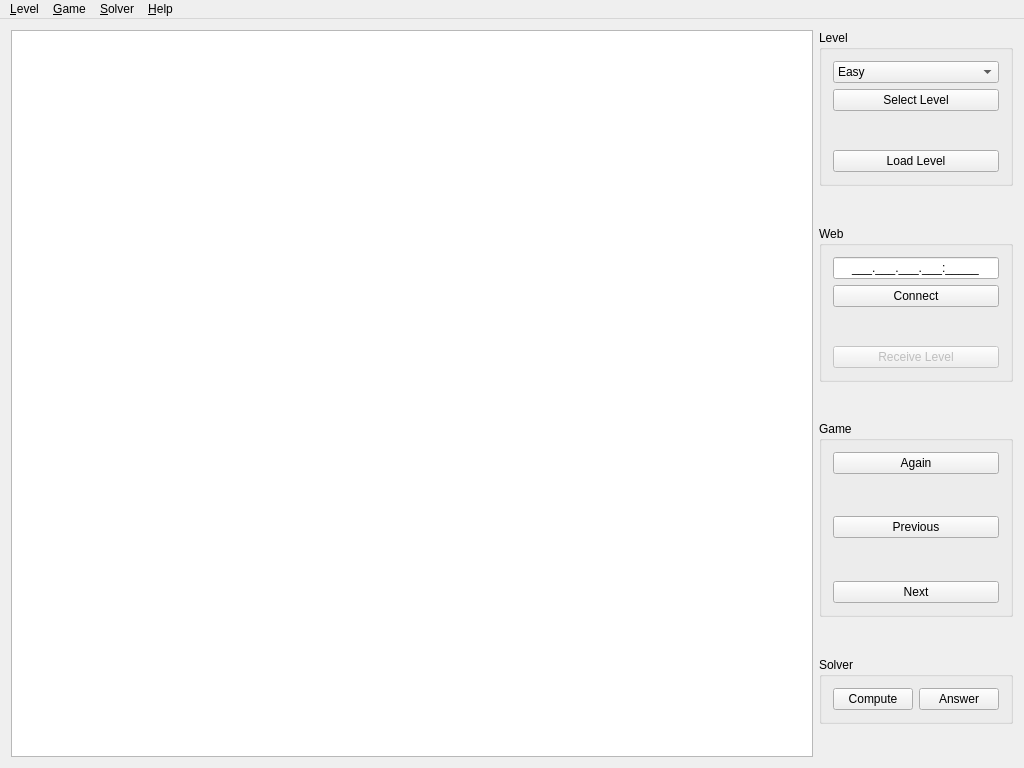
<?xml version="1.0" encoding="UTF-8"?>
<ui version="4.0">
 <class>MainWindow</class>
 <widget class="QMainWindow" name="MainWindow">
  <property name="geometry">
   <rect>
    <x>0</x>
    <y>0</y>
    <width>1024</width>
    <height>768</height>
   </rect>
  </property>
  <property name="windowTitle">
   <string>Flow Free Client</string>
  </property>
  <property name="windowIcon">
   <iconset resource="res.qrc">
    <normaloff>:/res/flowfree.png</normaloff>:/res/flowfree.png</iconset>
  </property>
  <widget class="QWidget" name="centralWidget">
   <layout class="QHBoxLayout" name="horizontalLayout_2">
    <item>
     <widget class="GameView" name="gameView"/>
    </item>
    <item>
     <layout class="QVBoxLayout" name="verticalLayout_3">
      <item>
       <widget class="QGroupBox" name="levelBox">
        <property name="title">
         <string>Level</string>
        </property>
        <layout class="QVBoxLayout" name="verticalLayout">
         <item>
          <widget class="QComboBox" name="selectBox">
           <item>
            <property name="text">
             <string>Easy</string>
            </property>
           </item>
           <item>
            <property name="text">
             <string>Medium</string>
            </property>
           </item>
           <item>
            <property name="text">
             <string>Hard</string>
            </property>
           </item>
          </widget>
         </item>
         <item>
          <widget class="QPushButton" name="selectButton">
           <property name="text">
            <string>Select Level</string>
           </property>
          </widget>
         </item>
         <item>
          <spacer name="verticalSpacer_3">
           <property name="orientation">
            <enum>Qt::Vertical</enum>
           </property>
           <property name="sizeType">
            <enum>QSizePolicy::Preferred</enum>
           </property>
           <property name="sizeHint" stdset="0">
            <size>
             <width>20</width>
             <height>40</height>
            </size>
           </property>
          </spacer>
         </item>
         <item>
          <widget class="QPushButton" name="loadButton">
           <property name="text">
            <string>Load Level</string>
           </property>
          </widget>
         </item>
        </layout>
       </widget>
      </item>
      <item>
       <spacer name="verticalSpacer_2">
        <property name="orientation">
         <enum>Qt::Vertical</enum>
        </property>
        <property name="sizeType">
         <enum>QSizePolicy::Expanding</enum>
        </property>
        <property name="sizeHint" stdset="0">
         <size>
          <width>20</width>
          <height>40</height>
         </size>
        </property>
       </spacer>
      </item>
      <item>
       <widget class="QGroupBox" name="webBox">
        <property name="title">
         <string>Web</string>
        </property>
        <layout class="QVBoxLayout" name="verticalLayout_5">
         <item>
          <widget class="QLineEdit" name="ipEdit">
           <property name="sizePolicy">
            <sizepolicy hsizetype="Preferred" vsizetype="Fixed">
             <horstretch>0</horstretch>
             <verstretch>0</verstretch>
            </sizepolicy>
           </property>
           <property name="maximumSize">
            <size>
             <width>180</width>
             <height>16777215</height>
            </size>
           </property>
           <property name="inputMask">
            <string>000.000.000.000:00000;_</string>
           </property>
           <property name="alignment">
            <set>Qt::AlignCenter</set>
           </property>
          </widget>
         </item>
         <item>
          <widget class="QPushButton" name="connectButton">
           <property name="text">
            <string>Connect</string>
           </property>
          </widget>
         </item>
         <item>
          <spacer name="verticalSpacer_9">
           <property name="orientation">
            <enum>Qt::Vertical</enum>
           </property>
           <property name="sizeType">
            <enum>QSizePolicy::Preferred</enum>
           </property>
           <property name="sizeHint" stdset="0">
            <size>
             <width>20</width>
             <height>40</height>
            </size>
           </property>
          </spacer>
         </item>
         <item>
          <widget class="QPushButton" name="receiveButton">
           <property name="enabled">
            <bool>false</bool>
           </property>
           <property name="text">
            <string>Receive Level</string>
           </property>
          </widget>
         </item>
        </layout>
       </widget>
      </item>
      <item>
       <spacer name="verticalSpacer_10">
        <property name="orientation">
         <enum>Qt::Vertical</enum>
        </property>
        <property name="sizeType">
         <enum>QSizePolicy::Expanding</enum>
        </property>
        <property name="sizeHint" stdset="0">
         <size>
          <width>20</width>
          <height>40</height>
         </size>
        </property>
       </spacer>
      </item>
      <item>
       <widget class="QGroupBox" name="gameBox">
        <property name="title">
         <string>Game</string>
        </property>
        <layout class="QVBoxLayout" name="verticalLayout_2">
         <item>
          <widget class="QPushButton" name="againButton">
           <property name="text">
            <string>Again</string>
           </property>
          </widget>
         </item>
         <item>
          <spacer name="verticalSpacer_4">
           <property name="orientation">
            <enum>Qt::Vertical</enum>
           </property>
           <property name="sizeType">
            <enum>QSizePolicy::Preferred</enum>
           </property>
           <property name="sizeHint" stdset="0">
            <size>
             <width>20</width>
             <height>40</height>
            </size>
           </property>
          </spacer>
         </item>
         <item>
          <widget class="QPushButton" name="previousButton">
           <property name="text">
            <string>Previous</string>
           </property>
          </widget>
         </item>
         <item>
          <spacer name="verticalSpacer_5">
           <property name="orientation">
            <enum>Qt::Vertical</enum>
           </property>
           <property name="sizeType">
            <enum>QSizePolicy::Preferred</enum>
           </property>
           <property name="sizeHint" stdset="0">
            <size>
             <width>20</width>
             <height>40</height>
            </size>
           </property>
          </spacer>
         </item>
         <item>
          <widget class="QPushButton" name="nextButton">
           <property name="text">
            <string>Next</string>
           </property>
          </widget>
         </item>
        </layout>
       </widget>
      </item>
      <item>
       <spacer name="verticalSpacer">
        <property name="orientation">
         <enum>Qt::Vertical</enum>
        </property>
        <property name="sizeType">
         <enum>QSizePolicy::Expanding</enum>
        </property>
        <property name="sizeHint" stdset="0">
         <size>
          <width>20</width>
          <height>40</height>
         </size>
        </property>
       </spacer>
      </item>
      <item>
       <widget class="QGroupBox" name="solverBox">
        <property name="title">
         <string>Solver</string>
        </property>
        <layout class="QHBoxLayout" name="horizontalLayout">
         <item>
          <widget class="QPushButton" name="computeButton">
           <property name="text">
            <string>Compute</string>
           </property>
          </widget>
         </item>
         <item>
          <widget class="QPushButton" name="answerButton">
           <property name="text">
            <string>Answer</string>
           </property>
          </widget>
         </item>
        </layout>
       </widget>
      </item>
      <item>
       <spacer name="verticalSpacer_6">
        <property name="orientation">
         <enum>Qt::Vertical</enum>
        </property>
        <property name="sizeType">
         <enum>QSizePolicy::Preferred</enum>
        </property>
        <property name="sizeHint" stdset="0">
         <size>
          <width>20</width>
          <height>40</height>
         </size>
        </property>
       </spacer>
      </item>
     </layout>
    </item>
   </layout>
  </widget>
  <widget class="QMenuBar" name="menuBar">
   <property name="geometry">
    <rect>
     <x>0</x>
     <y>0</y>
     <width>1024</width>
     <height>23</height>
    </rect>
   </property>
   <widget class="QMenu" name="menuFile">
    <property name="title">
     <string>&amp;Level</string>
    </property>
    <widget class="QMenu" name="menuSelect">
     <property name="title">
      <string>&amp;Select</string>
     </property>
     <addaction name="actionEasy"/>
     <addaction name="actionMedium"/>
     <addaction name="actionHard"/>
    </widget>
    <addaction name="menuSelect"/>
    <addaction name="actionLoad"/>
   </widget>
   <widget class="QMenu" name="menuGame">
    <property name="title">
     <string>&amp;Game</string>
    </property>
    <addaction name="actionAgain"/>
    <addaction name="actionPrevious"/>
    <addaction name="actionNext"/>
   </widget>
   <widget class="QMenu" name="menuSolver">
    <property name="title">
     <string>&amp;Solver</string>
    </property>
    <addaction name="actionCompute"/>
    <addaction name="actionAnswer"/>
   </widget>
   <widget class="QMenu" name="menuHelp">
    <property name="title">
     <string>&amp;Help</string>
    </property>
    <addaction name="actionAbout"/>
   </widget>
   <addaction name="menuFile"/>
   <addaction name="menuGame"/>
   <addaction name="menuSolver"/>
   <addaction name="menuHelp"/>
  </widget>
  <action name="actionEasy">
   <property name="text">
    <string>&amp;Easy</string>
   </property>
   <property name="shortcut">
    <string>Ctrl+1</string>
   </property>
  </action>
  <action name="actionMedium">
   <property name="text">
    <string>&amp;Medium</string>
   </property>
   <property name="shortcut">
    <string>Ctrl+2</string>
   </property>
  </action>
  <action name="actionHard">
   <property name="text">
    <string>&amp;Hard</string>
   </property>
   <property name="shortcut">
    <string>Ctrl+3</string>
   </property>
  </action>
  <action name="actionLoad">
   <property name="text">
    <string>&amp;Load</string>
   </property>
   <property name="shortcut">
    <string>Ctrl+L</string>
   </property>
  </action>
  <action name="actionAgain">
   <property name="text">
    <string>&amp;Again</string>
   </property>
   <property name="shortcut">
    <string>Ctrl+A</string>
   </property>
  </action>
  <action name="actionPrevious">
   <property name="text">
    <string>&amp;Previous</string>
   </property>
   <property name="shortcut">
    <string>Ctrl+P</string>
   </property>
  </action>
  <action name="actionNext">
   <property name="text">
    <string>&amp;Next</string>
   </property>
   <property name="shortcut">
    <string>Ctrl+N</string>
   </property>
  </action>
  <action name="actionCompute">
   <property name="text">
    <string>&amp;Compute</string>
   </property>
   <property name="shortcut">
    <string>Ctrl+C</string>
   </property>
  </action>
  <action name="actionAnswer">
   <property name="text">
    <string>&amp;Answer</string>
   </property>
   <property name="shortcut">
    <string>Ctrl+W</string>
   </property>
  </action>
  <action name="actionAbout">
   <property name="text">
    <string>&amp;About</string>
   </property>
   <property name="shortcut">
    <string>Ctrl+H</string>
   </property>
  </action>
 </widget>
 <layoutdefault spacing="6" margin="11"/>
 <customwidgets>
  <customwidget>
   <class>GameView</class>
   <extends>QGraphicsView</extends>
   <header>gameview.h</header>
  </customwidget>
 </customwidgets>
 <resources>
  <include location="res.qrc"/>
 </resources>
 <connections>
  <connection>
   <sender>actionAgain</sender>
   <signal>triggered()</signal>
   <receiver>againButton</receiver>
   <slot>click()</slot>
   <hints>
    <hint type="sourcelabel">
     <x>-1</x>
     <y>-1</y>
    </hint>
    <hint type="destinationlabel">
     <x>692</x>
     <y>300</y>
    </hint>
   </hints>
  </connection>
  <connection>
   <sender>actionAnswer</sender>
   <signal>triggered()</signal>
   <receiver>answerButton</receiver>
   <slot>click()</slot>
   <hints>
    <hint type="sourcelabel">
     <x>-1</x>
     <y>-1</y>
    </hint>
    <hint type="destinationlabel">
     <x>738</x>
     <y>533</y>
    </hint>
   </hints>
  </connection>
  <connection>
   <sender>actionCompute</sender>
   <signal>triggered()</signal>
   <receiver>computeButton</receiver>
   <slot>click()</slot>
   <hints>
    <hint type="sourcelabel">
     <x>-1</x>
     <y>-1</y>
    </hint>
    <hint type="destinationlabel">
     <x>647</x>
     <y>533</y>
    </hint>
   </hints>
  </connection>
  <connection>
   <sender>actionLoad</sender>
   <signal>triggered()</signal>
   <receiver>loadButton</receiver>
   <slot>click()</slot>
   <hints>
    <hint type="sourcelabel">
     <x>-1</x>
     <y>-1</y>
    </hint>
    <hint type="destinationlabel">
     <x>692</x>
     <y>142</y>
    </hint>
   </hints>
  </connection>
  <connection>
   <sender>actionNext</sender>
   <signal>triggered()</signal>
   <receiver>nextButton</receiver>
   <slot>click()</slot>
   <hints>
    <hint type="sourcelabel">
     <x>-1</x>
     <y>-1</y>
    </hint>
    <hint type="destinationlabel">
     <x>692</x>
     <y>366</y>
    </hint>
   </hints>
  </connection>
  <connection>
   <sender>actionPrevious</sender>
   <signal>triggered()</signal>
   <receiver>previousButton</receiver>
   <slot>click()</slot>
   <hints>
    <hint type="sourcelabel">
     <x>-1</x>
     <y>-1</y>
    </hint>
    <hint type="destinationlabel">
     <x>692</x>
     <y>333</y>
    </hint>
   </hints>
  </connection>
 </connections>
 <slots>
  <slot>loadGame(QString)</slot>
 </slots>
</ui>
